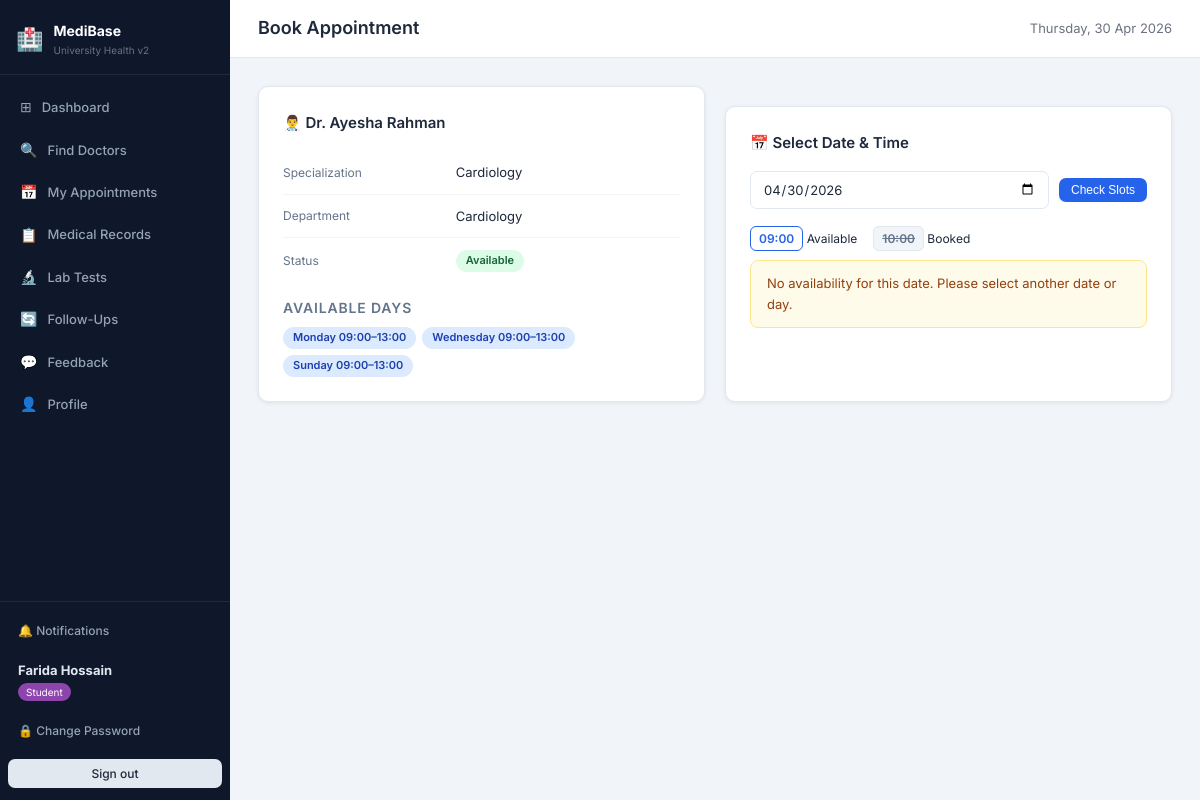
/public/student/book.php?doctor_id=1 (signed in), run on the app's committed database.
### tables this page shows
CREATE TABLE `doctors` (
  `doctor_id`          INT UNSIGNED NOT NULL AUTO_INCREMENT,
  `user_id`            INT UNSIGNED NOT NULL,
  `employee_id`        VARCHAR(50) NOT NULL,
  `full_name`          VARCHAR(150) DEFAULT NULL,
  `specialization`     VARCHAR(150) DEFAULT NULL,
  `department`         VARCHAR(100) DEFAULT NULL,
  `consultation_fee`   DECIMAL(10,2) DEFAULT NULL,
  `contact_number`     VARCHAR(20) DEFAULT NULL,
  `gender`             ENUM('Male','Female','Other') DEFAULT NULL,
  `availability_status` ENUM('Available','Unavailable','On Leave') NOT NULL DEFAULT 'Available',
  `bio`                TEXT DEFAULT NULL,
  `address`            TEXT DEFAULT NULL,
  `created_at`         DATETIME NOT NULL DEFAULT CURRENT_TIMESTAMP,
  PRIMARY KEY (`doctor_id`),
  UNIQUE KEY `uq_doctors_user`     (`user_id`),
  UNIQUE KEY `uq_doctors_employee` (`employee_id`),
  KEY `idx_doctors_name`   (`full_name`),
  KEY `idx_doctors_spec`   (`specialization`),
  KEY `idx_doctors_status` (`availability_status`),
  CONSTRAINT `fk_doctors_user` FOREIGN KEY (`user_id`) REFERENCES `user` (`user_id`)
    ON DELETE CASCADE ON UPDATE CASCADE
);

CREATE TABLE `availability` (
  `availability_id` INT UNSIGNED NOT NULL AUTO_INCREMENT,
  `doctor_id`       INT UNSIGNED NOT NULL,
  `day_of_week`     ENUM('Monday','Tuesday','Wednesday','Thursday','Friday','Saturday','Sunday') NOT NULL,
  `start_time`      TIME NOT NULL,
  `end_time`        TIME NOT NULL,
  `slot_duration`   INT NOT NULL DEFAULT 10 COMMENT 'Minutes per slot',
  `is_active`       TINYINT(1) NOT NULL DEFAULT 1,
  PRIMARY KEY (`availability_id`),
  UNIQUE KEY `uq_avail_slot` (`doctor_id`,`day_of_week`,`start_time`),
  KEY `idx_avail_day` (`day_of_week`),
  CONSTRAINT `fk_avail_doctor` FOREIGN KEY (`doctor_id`) REFERENCES `doctors` (`doctor_id`)
    ON DELETE CASCADE ON UPDATE CASCADE
);

### app/controllers/StudentController.php (called while the page is built, shortened)
<?php
require_once __DIR__ . '/../../config/db.php';
require_once __DIR__ . '/../models/DoctorModel.php';
require_once __DIR__ . '/../models/AvailabilityModel.php';
class StudentController {
    private DoctorModel       $doctors;
    private AvailabilityModel $avail;
    public function __construct() {
        $this->doctors       = new DoctorModel();
        $this->avail         = new AvailabilityModel();
    }
    private function layout(string $pageTitle, string $viewFile, array $vars = []): void {
        extract($vars);
        include __DIR__ . '/../views/shared/header.php';
        include __DIR__ . '/../views/student/' . $viewFile;
        include __DIR__ . '/../views/shared/footer.php';
    }
    public function showBook(): void {
        $doctorId = (int)($_GET['doctor_id'] ?? 0);
        $doctor   = $this->doctors->findById($doctorId);
        $schedule = $this->avail->getByDoctor($doctorId);
        $this->layout('Book Appointment', 'book.php',
            compact('doctor','date','slots','schedule','error','followupId'));
    }
}

### public/student/book.php (called while the page is built, shortened)
<?php
require_once __DIR__ . '/../../app/controllers/StudentController.php';
$c = new StudentController();
$_SERVER['REQUEST_METHOD'] === 'POST' ? $c->handleBook() : $c->showBook();

### config/db.php (called while the page is built, shortened)
<?php
function getDB(): PDO {
    static $pdo = null;
    if ($pdo !== null) return $pdo;
    $dsn = "mysql:host=".DB_HOST.";port=".DB_PORT
          .";dbname=".DB_NAME.";charset=".DB_CHARSET;
    try {
        $pdo = new PDO($dsn, DB_USER, DB_PASS, [
            PDO::ATTR_ERRMODE            => PDO::ERRMODE_EXCEPTION,
            PDO::ATTR_DEFAULT_FETCH_MODE => PDO::FETCH_ASSOC,
            PDO::ATTR_EMULATE_PREPARES   => false,
        ]);
    } catch (PDOException $e) {
        http_response_code(500);
        die('<div style="font-family:sans-serif;max-width:600px;margin:60px auto;padding:30px;
             border:1px solid #fca5a5;border-radius:10px;background:#fef2f2;color:#991b1b">
             <h2>⚠️ Database Connection Failed</h2>
             <p style="margin-top:10px"><strong>Error:</strong> '.htmlspecialchars($e->getMessage()).'</p>
             <hr style="margin:16px 0;border-color:#fecaca">
             <p><strong>Fix:</strong> Open <code>config/db.php</code> and check:</p>
             <ul style="margin-top:8px;line-height:2">
               <li>DB_NAME is <code>medibase_uni</code> (imported from medibase_enhanced.sql)</li>
               <li>DB_USER is <code>root</code></li>
               <li>DB_PASS is blank for standard XAMPP</li>
               <li>MySQL/MariaDB is running in XAMPP Control Panel</li>
             </ul>
        </div>');
    }
    return $pdo;
}

### app/models/DoctorModel.php (called while the page is built, shortened)
<?php
require_once __DIR__ . '/../../config/db.php';
class DoctorModel {
    private PDO $db;
    public function __construct() { $this->db = getDB(); }
    public function findById(int $doctorId): ?array {
        $st = $this->db->prepare(
            'SELECT d.*, u.email
             FROM `doctors` d
             JOIN `user` u ON u.user_id = d.user_id
             WHERE d.doctor_id = ? LIMIT 1');
        $st->execute([$doctorId]);
        return $st->fetch() ?: null;
    }
}

### app/models/AvailabilityModel.php (called while the page is built, shortened)
<?php
require_once __DIR__ . '/../../config/db.php';
class AvailabilityModel {
    private PDO $db;
    public function __construct() { $this->db = getDB(); }
    public function getByDoctor(int $doctorId): array {
        $st = $this->db->prepare(
            "SELECT * FROM `availability`
             WHERE doctor_id = ? AND is_active = 1
             ORDER BY FIELD(day_of_week,
               'Monday','Tuesday','Wednesday','Thursday',
               'Friday','Saturday','Sunday'), start_time");
        $st->execute([$doctorId]);
        return $st->fetchAll();
    }
}

### app/views/student/book.php (the view, shortened to what this page needs)
<div class="grid-2">
  <div class="card">
    <div class="card-title">👨‍⚕️ <?= htmlspecialchars($doctor['full_name']) ?></div>
    <table style="width:100%;font-size:13px">
      <tr><td class="text-muted" style="padding:5px 0;width:40%">Specialization</td><td><?= htmlspecialchars($doctor['specialization'] ?? '—') ?></td></tr>
      <tr><td class="text-muted" style="padding:5px 0">Department</td><td><?= htmlspecialchars($doctor['department'] ?? '—') ?></td></tr>
      <tr><td class="text-muted" style="padding:5px 0">Status</td><td>
        <span class="pill <?= $doctor['availability_status']==='Available' ? 'pill-green' : 'pill-red' ?>"><?= $doctor['availability_status'] ?></span>
      </td></tr>
    </table>
    <?php if (!empty($schedule)): ?>
    <div style="margin-top:14px">
      <span class="section-title">Available Days</span>
      <div style="display:flex;flex-wrap:wrap;gap:6px;margin-top:8px">
        <?php foreach ($schedule as $s): ?>
          <span class="pill pill-blue"><?= $s['day_of_week'] ?> <?= substr($s['start_time'],0,5) ?>–<?= substr($s['end_time'],0,5) ?></span>
        <?php endforeach; ?>
      </div>
    </div>
    <?php endif; ?>
  </div>
  <div class="card">
    <div class="card-title">📅 Select Date & Time</div>
    <form method="GET" style="display:flex;gap:10px;align-items:center;margin-bottom:20px">
      <input type="date" name="date" class="form-control" value="<?= htmlspecialchars($date) ?>"
             min="<?= date('Y-m-d') ?>">
      <button type="submit" class="btn btn-primary btn-sm">Check Slots</button>
    </form>
    <div style="display:flex;gap:16px;margin-bottom:12px;font-size:12px">
      <span><span class="slot-btn" style="cursor:default;padding:4px 8px">09:00</span> Available</span>
      <span><span class="slot-btn booked" style="padding:4px 8px">10:00</span> Booked</span>
    </div>
    <?php if (empty($slots)): ?>
      <div class="alert alert-warning">No availability for this date. Please select another date or day.</div>
    <?php endif; ?>
  </div>
</div>

### public/assets/css/style.css (style rules this page uses)
*, *::before, *::after { box-sizing: border-box; margin: 0; padding: 0; }
:root { --bg: #f1f5f9; --sidebar-bg: #0f172a; --sidebar-w: 230px; --card-bg: #ffffff; --primary: #2563eb; --primary-h: #1d4ed8; --success: #16a34a; --danger: #dc2626; --warning: #d97706; --info: #0891b2; --text: #1e293b; --muted: #64748b; --border: #e2e8f0; --radius: 10px; --shadow: 0 1px 4px rgba(0,0,0,.08); --shadow-md: 0 4px 16px rgba(0,0,0,.10); --font: 'Inter', system-ui, sans-serif; }
body { font-family: var(--font); background: var(--bg); color: var(--text); font-size: 14px; line-height: 1.6; }
.card { background: var(--card-bg); border-radius: var(--radius); border: 1px solid var(--border); padding: 24px; box-shadow: var(--shadow); }
.card + .card { margin-top: 20px; }
.card-title { font-size: 15px; font-weight: 600; margin-bottom: 16px; color: var(--text); display: flex; align-items: center; gap: 8px; }
table { width: 100%; border-collapse: collapse; background: #fff; }
tbody td { padding: 11px 14px; border-bottom: 1px solid #f1f5f9; font-size: 13px; vertical-align: middle; }
tbody tr:last-child td { border-bottom: none; }
.btn { display: inline-flex; align-items: center; gap: 6px; padding: 8px 18px; border-radius: 7px; font-size: 13px; font-weight: 500; cursor: pointer; border: none; text-decoration: none; transition: background .15s, opacity .15s; white-space: nowrap; }
.btn-primary { background: var(--primary); color: #fff; }
.btn-sm { padding: 5px 12px; font-size: 12px; }
.form-control { width: 100%; padding: 9px 12px; border: 1.5px solid var(--border); border-radius: 7px; font-size: 13px; color: var(--text); background: #fff; transition: border .15s, box-shadow .15s; font-family: var(--font); }
.alert { padding: 12px 16px; border-radius: 8px; font-size: 13px; margin-bottom: 16px; border: 1px solid; }
.alert-warning { background: #fffbeb; color: #92400e; border-color: #fde68a; }
.pill { display: inline-block; padding: 2px 10px; border-radius: 20px; font-size: 11px; font-weight: 600; white-space: nowrap; }
.pill-green { background: #dcfce7; color: #166534; }
.pill-blue { background: #dbeafe; color: #1e40af; }
.section-title { font-size: 14px; font-weight: 600; color: var(--muted); text-transform: uppercase; letter-spacing: .06em; margin-bottom: 12px; }
.slot-btn { padding: 7px 14px; border-radius: 6px; font-size: 12px; font-weight: 600; cursor: pointer; border: 1.5px solid var(--primary); background: #fff; color: var(--primary); transition: all .15s; }
.slot-btn.booked { background: #f1f5f9; border-color: var(--border); color: var(--muted); cursor: not-allowed; text-decoration: line-through; }
.text-muted { color: var(--muted); font-size: 12px; }
.grid-2 { display: grid; grid-template-columns: 1fr 1fr; gap: 20px; }
.card { transition: box-shadow .2s; }

### data on the page
doctors: full_name "Dr. Ayesha Rahman", specialization "Cardiology", department "Cardiology", availability_status "Available"
availability: day_of_week "Monday", start_time "09:00", end_time "13:00"
availability: day_of_week "Wednesday", start_time "09:00", end_time "13:00"
availability: day_of_week "Sunday", start_time "09:00", end_time "13:00"

### other printed values
$item['icon'] "⊞"
$item['label'] "Dashboard"
$item['icon'] "🔍"
$item['label'] "Find Doctors"
$item['icon'] "📅"
$item['label'] "My Appointments"
$item['icon'] "📋"
$item['label'] "Medical Records"
$item['icon'] "🔬"
$item['label'] "Lab Tests"
$item['icon'] "🔄"
$item['label'] "Follow-Ups"
$item['icon'] "💬"
$item['label'] "Feedback"
$item['icon'] "👤"
